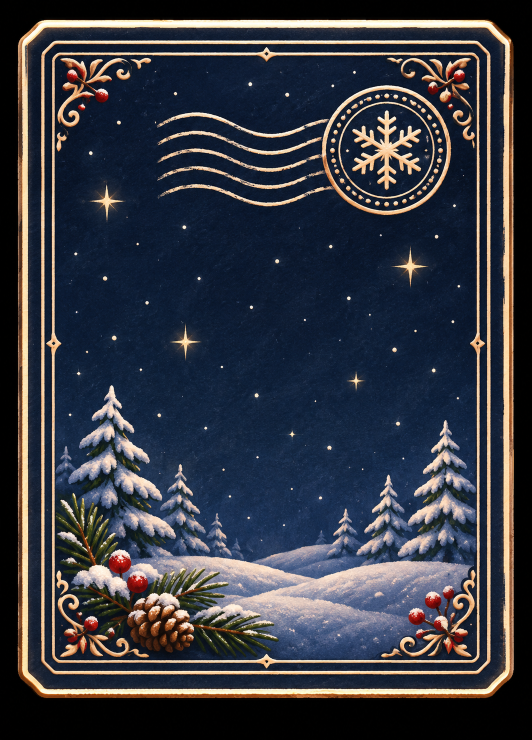
#> input picture art/card-back-2.png, 1063 x 1479 px (shown at 1/2 size)
$ python normalize.py ../art/card-back-2.png
#> lines starting #> are read from the running program, lines starting #| are printed output that depends on the picture
#!/usr/bin/env python3
"""Fit stage images into the common 1536x1024 frame (scaled to width, padded with black at the bottom)
and save them as img/stageN.webp.

Usage:  python3 tools/normalize.py path/to/1.webp path/to/2.webp ...
        (files are numbered in the order given: 1st -> stage1, 2nd -> stage2, ...)
        python3 tools/normalize.py --start 4 path/to/new4.webp path/to/new5.webp   # continue numbering from 4
Requires: pip install pillow
"""
import sys, os
from PIL import Image
LW, LH = 1536, 1024
args = sys.argv[1:]
start = 1
if args and args[0] == '--start':
    start = int(args[1]); args = args[2:]
out = os.path.join(os.path.dirname(os.path.abspath(__file__)), '..', 'public', 'img')
os.makedirs(out, exist_ok=True)
for i, p in enumerate(args):
    im = Image.open(p).convert('RGB')
#> im is the input picture: PIL image 1063x1479 RGB; mean R, G, B 54.5, 57, 65.9
    s = LW / im.width
#> s = 1.44
    im = im.resize((LW, round(im.height * s)), Image.LANCZOS)
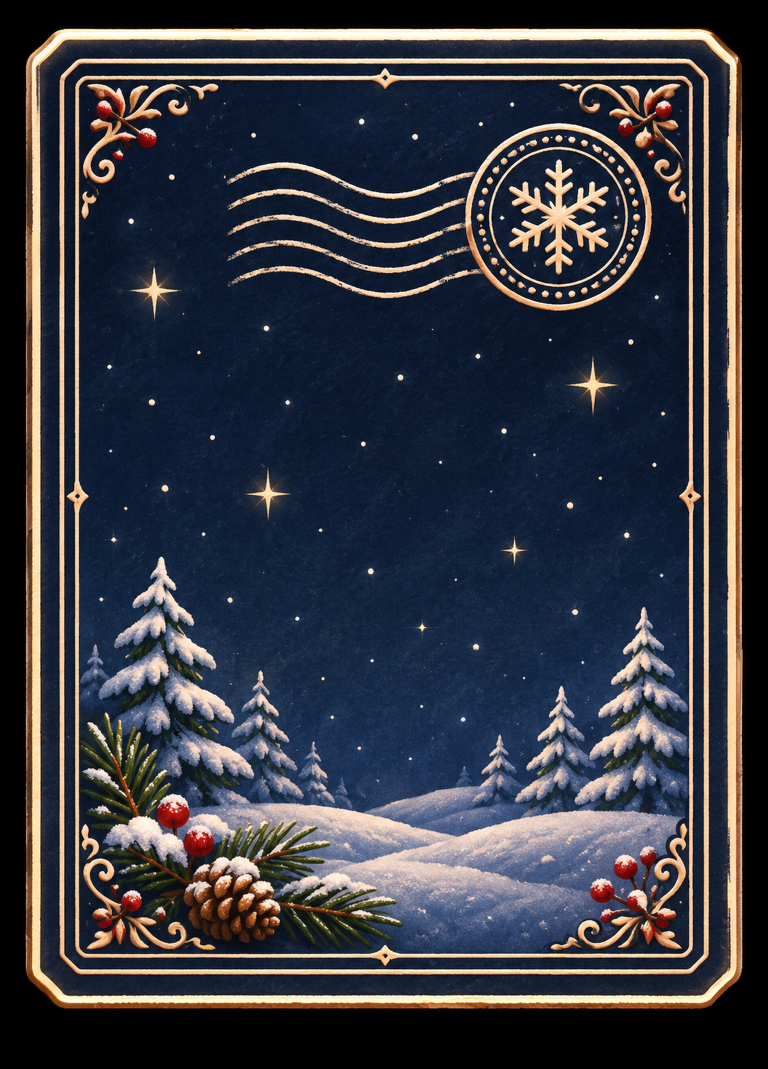
#> im: PIL image 1536x2137 RGB (shown at 1/2 size); mean R, G, B 54.5, 57, 65.9
    canvas = Image.new('RGB', (LW, LH), (0, 0, 0))
#> canvas: PIL image 1536x1024 RGB; every value is 0
    canvas.paste(im.crop((0, 0, LW, min(im.height, LH))), (0, 0))
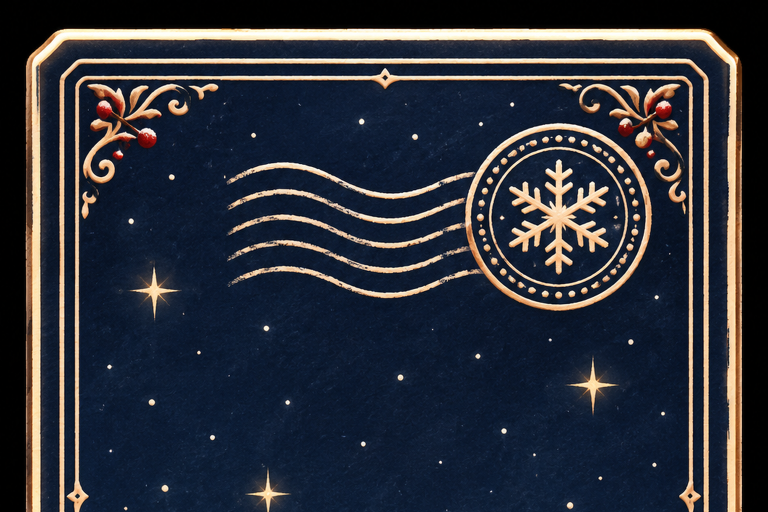
#> canvas: PIL image 1536x1024 RGB (shown at 1/2 size); mean R, G, B 44.9, 48.1, 57.2
    dst = os.path.join(out, f'stage{start + i}.webp')
    canvas.save(dst, quality=88, method=6)
    print(p, '->', dst, os.path.getsize(dst) // 1024, 'KB')

$ run again, on art/finding-branch.png
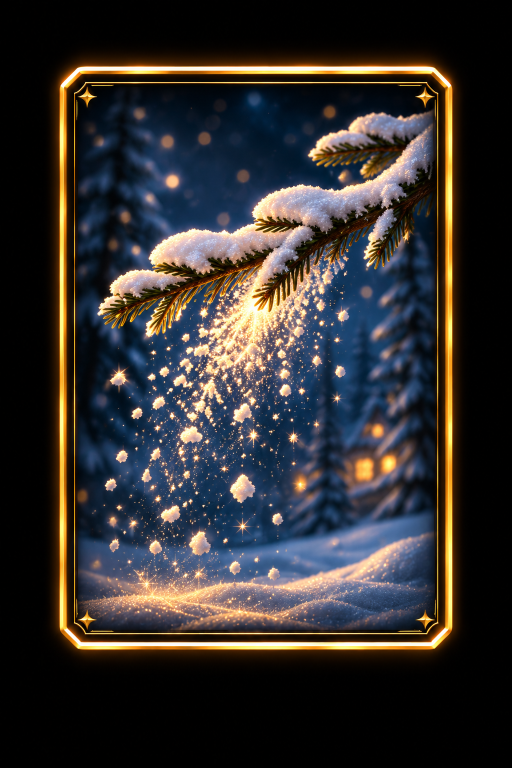
#> input picture art/finding-branch.png, 1024 x 1536 px (shown at 1/2 size)
#> im is the input picture: PIL image 1024x1536 RGB; mean R, G, B 51.3, 48.2, 47.4
#> im: PIL image 1536x2304 RGB
#> `canvas.paste(im.crop((0, 0, LW, min(im.height, LH))), (0, 0))`:
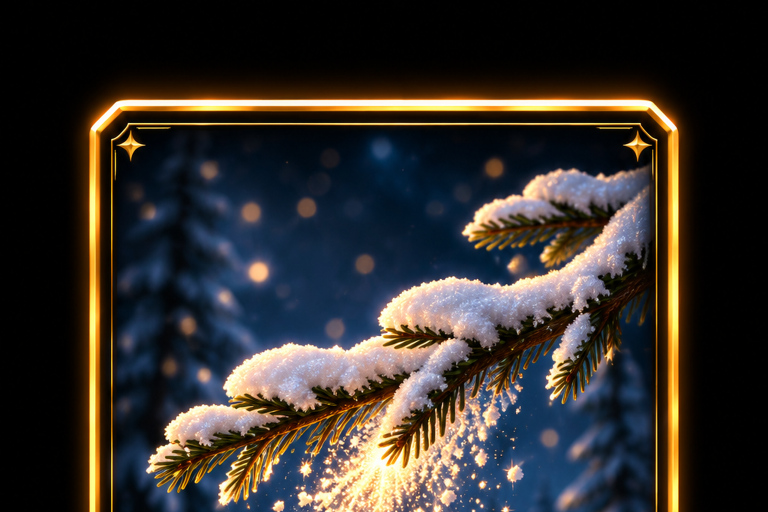
#> canvas: PIL image 1536x1024 RGB (shown at 1/2 size); mean R, G, B 53.2, 48.6, 44.9

$ run again, on art/finding-globe.png
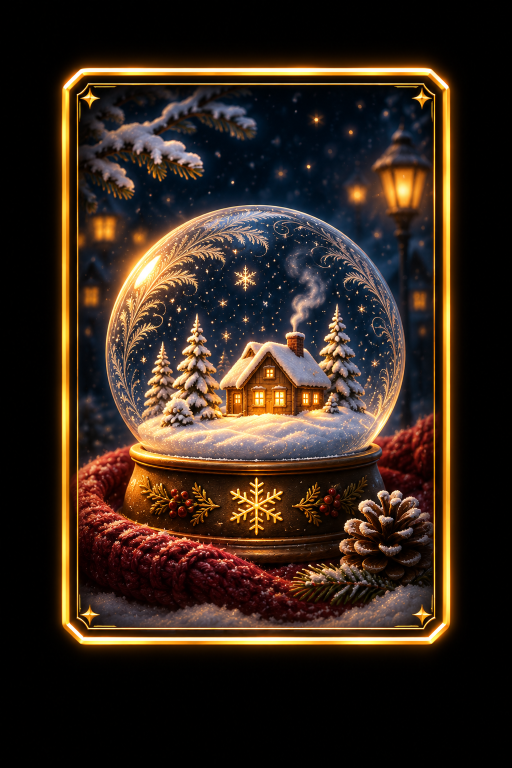
#> input picture art/finding-globe.png, 1024 x 1536 px (shown at 1/2 size)
#> im is the input picture: PIL image 1024x1536 RGB; mean R, G, B 53.1, 38.7, 28.3
#> im: PIL image 1536x2304 RGB
#> `canvas.paste(im.crop((0, 0, LW, min(im.height, LH))), (0, 0))`:
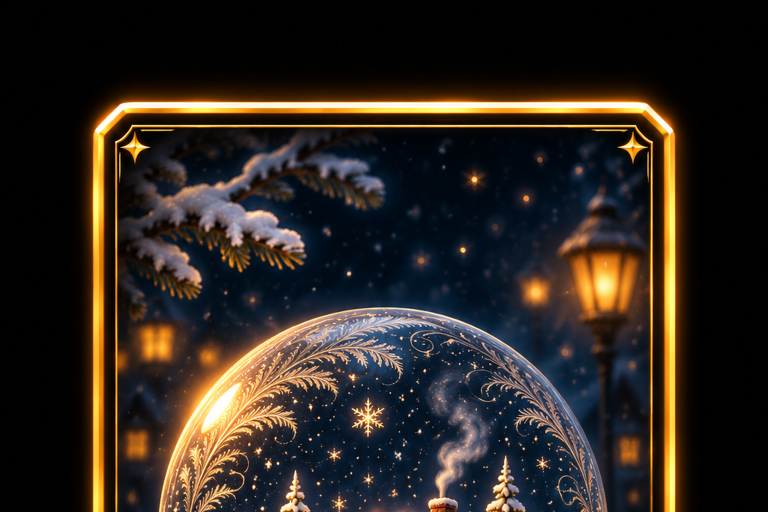
#> canvas: PIL image 1536x1024 RGB (shown at 1/2 size); mean R, G, B 46, 38.3, 31.3

$ run again, on art/finding-star.png
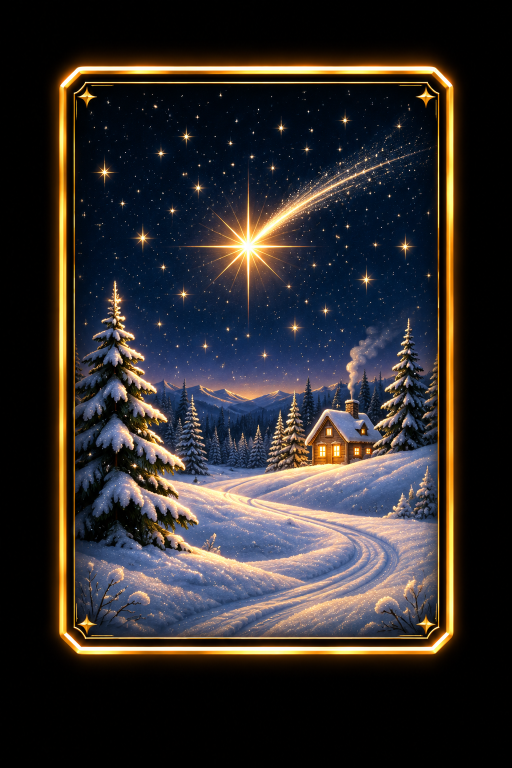
#> input picture art/finding-star.png, 1024 x 1536 px (shown at 1/2 size)
#> im is the input picture: PIL image 1024x1536 RGB; mean R, G, B 47.8, 44.1, 44.4
#> im: PIL image 1536x2304 RGB
#> `canvas.paste(im.crop((0, 0, LW, min(im.height, LH))), (0, 0))`:
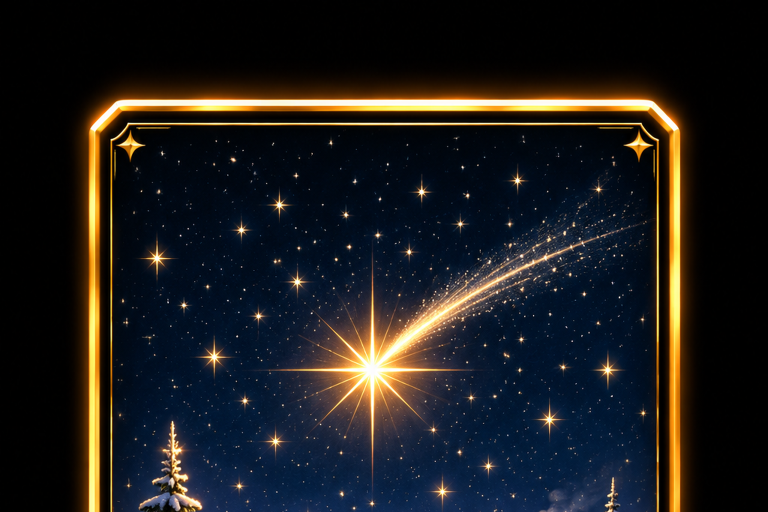
#> canvas: PIL image 1536x1024 RGB (shown at 1/2 size); mean R, G, B 29.2, 28.5, 28.6
